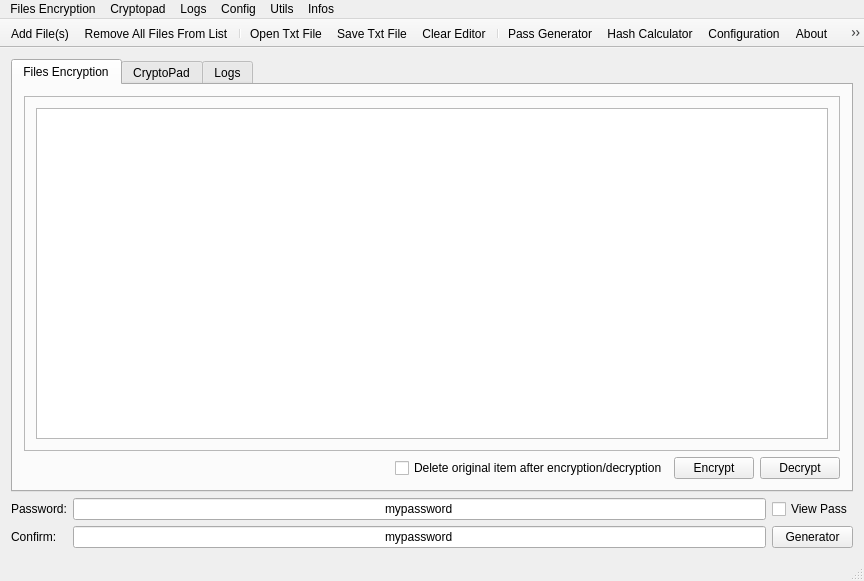
<?xml version="1.0" encoding="UTF-8"?>
<ui version="4.0">
 <class>MainWindow</class>
 <widget class="QMainWindow" name="MainWindow">
  <property name="geometry">
   <rect>
    <x>0</x>
    <y>0</y>
    <width>864</width>
    <height>581</height>
   </rect>
  </property>
  <property name="windowTitle">
   <string notr="true">MyMainWindow</string>
  </property>
  <widget class="QWidget" name="centralWidget">
   <layout class="QVBoxLayout" name="verticalLayout">
    <item>
     <widget class="QTabWidget" name="tabWidget">
      <property name="currentIndex">
       <number>0</number>
      </property>
      <widget class="QWidget" name="tab">
       <attribute name="title">
        <string>Files Encryption</string>
       </attribute>
       <layout class="QVBoxLayout" name="verticalLayout_3">
        <item>
         <widget class="QFrame" name="frame">
          <property name="frameShape">
           <enum>QFrame::Shape::StyledPanel</enum>
          </property>
          <property name="frameShadow">
           <enum>QFrame::Shadow::Raised</enum>
          </property>
          <layout class="QHBoxLayout" name="horizontalLayout_5">
           <item>
            <widget class="QTableView" name="fileListViewCrypto">
             <property name="focusPolicy">
              <enum>Qt::FocusPolicy::ClickFocus</enum>
             </property>
            </widget>
           </item>
          </layout>
         </widget>
        </item>
        <item>
         <layout class="QHBoxLayout" name="horizontalLayout">
          <item>
           <spacer name="horizontalSpacer">
            <property name="orientation">
             <enum>Qt::Orientation::Horizontal</enum>
            </property>
            <property name="sizeHint" stdset="0">
             <size>
              <width>40</width>
              <height>20</height>
             </size>
            </property>
           </spacer>
          </item>
          <item>
           <widget class="QCheckBox" name="CheckDeleteFiles">
            <property name="text">
             <string>Delete original item after encryption/decryption</string>
            </property>
           </widget>
          </item>
          <item>
           <widget class="QPushButton" name="pushEncrypt">
            <property name="text">
             <string>Encrypt</string>
            </property>
            <property name="icon">
             <iconset resource="rsc.qrc">
              <normaloff>:/pixmaps/encrypt.png</normaloff>:/pixmaps/encrypt.png</iconset>
            </property>
           </widget>
          </item>
          <item>
           <widget class="QPushButton" name="pushDecrypt">
            <property name="text">
             <string>Decrypt</string>
            </property>
            <property name="icon">
             <iconset resource="rsc.qrc">
              <normaloff>:/pixmaps/decrypt.png</normaloff>:/pixmaps/decrypt.png</iconset>
            </property>
           </widget>
          </item>
         </layout>
        </item>
       </layout>
      </widget>
      <widget class="QWidget" name="tab_2">
       <attribute name="title">
        <string>CryptoPad</string>
       </attribute>
       <layout class="QVBoxLayout" name="verticalLayout_4">
        <item>
         <widget class="QPlainTextEdit" name="cryptoPadEditor">
          <property name="font">
           <font>
            <family>Monospace</family>
            <pointsize>11</pointsize>
           </font>
          </property>
         </widget>
        </item>
        <item>
         <layout class="QHBoxLayout" name="horizontalLayout_2">
          <item>
           <spacer name="horizontalSpacer_2">
            <property name="orientation">
             <enum>Qt::Orientation::Horizontal</enum>
            </property>
            <property name="sizeHint" stdset="0">
             <size>
              <width>40</width>
              <height>20</height>
             </size>
            </property>
           </spacer>
          </item>
          <item>
           <widget class="QPushButton" name="pushEncryptTxt">
            <property name="text">
             <string>Encrypt</string>
            </property>
            <property name="icon">
             <iconset resource="rsc.qrc">
              <normaloff>:/pixmaps/encrypt.png</normaloff>:/pixmaps/encrypt.png</iconset>
            </property>
           </widget>
          </item>
          <item>
           <widget class="QPushButton" name="pushDecryptTxt">
            <property name="text">
             <string>Decrypt</string>
            </property>
            <property name="icon">
             <iconset resource="rsc.qrc">
              <normaloff>:/pixmaps/decrypt.png</normaloff>:/pixmaps/decrypt.png</iconset>
            </property>
           </widget>
          </item>
         </layout>
        </item>
       </layout>
      </widget>
      <widget class="QWidget" name="tab_3">
       <attribute name="title">
        <string>Logs</string>
       </attribute>
       <layout class="QVBoxLayout" name="verticalLayout_2">
        <item>
         <widget class="QTextEdit" name="textLogs"/>
        </item>
       </layout>
      </widget>
     </widget>
    </item>
    <item>
     <layout class="QGridLayout" name="gridLayout">
      <item row="0" column="0">
       <widget class="QLabel" name="password_label">
        <property name="text">
         <string>Password:</string>
        </property>
       </widget>
      </item>
      <item row="0" column="1">
       <widget class="QLineEdit" name="password_0">
        <property name="text">
         <string notr="true">mypassword</string>
        </property>
        <property name="alignment">
         <set>Qt::AlignmentFlag::AlignCenter</set>
        </property>
        <property name="placeholderText">
         <string notr="true"/>
        </property>
       </widget>
      </item>
      <item row="1" column="1">
       <widget class="QLineEdit" name="password_1">
        <property name="text">
         <string notr="true">mypassword</string>
        </property>
        <property name="alignment">
         <set>Qt::AlignmentFlag::AlignCenter</set>
        </property>
        <property name="placeholderText">
         <string notr="true"/>
        </property>
       </widget>
      </item>
      <item row="1" column="0">
       <widget class="QLabel" name="label">
        <property name="text">
         <string>Confirm:</string>
        </property>
       </widget>
      </item>
      <item row="1" column="2">
       <widget class="QPushButton" name="pushGenerator">
        <property name="text">
         <string>Generator</string>
        </property>
        <property name="icon">
         <iconset resource="rsc.qrc">
          <normaloff>:/pixmaps/alpha-g-circle-outline.svg</normaloff>:/pixmaps/alpha-g-circle-outline.svg</iconset>
        </property>
       </widget>
      </item>
      <item row="0" column="2">
       <widget class="QCheckBox" name="checkViewpass">
        <property name="text">
         <string>View Pass</string>
        </property>
       </widget>
      </item>
     </layout>
    </item>
   </layout>
  </widget>
  <widget class="QMenuBar" name="menuBar">
   <property name="geometry">
    <rect>
     <x>0</x>
     <y>0</y>
     <width>864</width>
     <height>22</height>
    </rect>
   </property>
   <widget class="QMenu" name="menuFile">
    <property name="title">
     <string>Files Encryption</string>
    </property>
    <addaction name="menuAddFiles"/>
    <addaction name="menuClearList"/>
    <addaction name="menuEncryptList"/>
    <addaction name="menuDecryptList"/>
    <addaction name="menuAbortJob"/>
    <addaction name="menuQuit"/>
    <addaction name="menuAddFolder"/>
   </widget>
   <widget class="QMenu" name="menuLog">
    <property name="title">
     <string>Logs</string>
    </property>
    <addaction name="menuSaveLogs"/>
    <addaction name="menuSelectAll"/>
    <addaction name="menuClearLogView"/>
    <addaction name="menuQuit3"/>
   </widget>
   <widget class="QMenu" name="menuConfig">
    <property name="title">
     <string>Config</string>
    </property>
    <widget class="QMenu" name="menuTheme">
     <property name="title">
      <string>Theme</string>
     </property>
     <addaction name="actionThemeDark"/>
     <addaction name="actionThemeLight"/>
     <addaction name="actionThemeClassic"/>
    </widget>
    <addaction name="menuConfiguration"/>
    <addaction name="menuViewToolbar"/>
    <addaction name="menuTheme"/>
   </widget>
   <widget class="QMenu" name="menuPassword_Generator">
    <property name="title">
     <string>Utils</string>
    </property>
    <addaction name="menuGenerator"/>
    <addaction name="menuHashCalculator"/>
    <addaction name="menuArgon2Tests"/>
   </widget>
   <widget class="QMenu" name="menuInfos">
    <property name="title">
     <string>Infos</string>
    </property>
    <addaction name="menuAboutArsenic"/>
    <addaction name="menuAboutQt"/>
   </widget>
   <widget class="QMenu" name="menuCryptopad">
    <property name="title">
     <string>Cryptopad</string>
    </property>
    <addaction name="menuOpenTxt"/>
    <addaction name="menuSaveTxt"/>
    <addaction name="menuSaveTxtAs"/>
    <addaction name="menuClearEditor"/>
    <addaction name="separator"/>
    <addaction name="menuEncryptTxt"/>
    <addaction name="menuDecryptTxt"/>
    <addaction name="menuQuit2"/>
   </widget>
   <addaction name="menuFile"/>
   <addaction name="menuCryptopad"/>
   <addaction name="menuLog"/>
   <addaction name="menuConfig"/>
   <addaction name="menuPassword_Generator"/>
   <addaction name="menuInfos"/>
  </widget>
  <widget class="QStatusBar" name="statusBar"/>
  <widget class="QToolBar" name="toolBar">
   <property name="contextMenuPolicy">
    <enum>Qt::ContextMenuPolicy::NoContextMenu</enum>
   </property>
   <property name="windowTitle">
    <string>toolBar</string>
   </property>
   <property name="accessibleName">
    <string/>
   </property>
   <property name="movable">
    <bool>false</bool>
   </property>
   <property name="iconSize">
    <size>
     <width>20</width>
     <height>20</height>
    </size>
   </property>
   <property name="toolButtonStyle">
    <enum>Qt::ToolButtonStyle::ToolButtonIconOnly</enum>
   </property>
   <attribute name="toolBarArea">
    <enum>TopToolBarArea</enum>
   </attribute>
   <attribute name="toolBarBreak">
    <bool>false</bool>
   </attribute>
   <addaction name="menuAddFiles"/>
   <addaction name="menuClearList"/>
   <addaction name="separator"/>
   <addaction name="menuOpenTxt"/>
   <addaction name="menuSaveTxt"/>
   <addaction name="menuClearEditor"/>
   <addaction name="separator"/>
   <addaction name="menuGenerator"/>
   <addaction name="menuHashCalculator"/>
   <addaction name="menuConfiguration"/>
   <addaction name="menuAboutArsenic"/>
   <addaction name="menuQuit"/>
  </widget>
  <action name="menuAddFiles">
   <property name="icon">
    <iconset resource="rsc.qrc">
     <normaloff>:/pixmaps/add_file.png</normaloff>:/pixmaps/add_file.png</iconset>
   </property>
   <property name="text">
    <string>Add File(s)</string>
   </property>
  </action>
  <action name="menuQuit">
   <property name="icon">
    <iconset resource="rsc.qrc">
     <normaloff>:/pixmaps/close-outline.svg</normaloff>:/pixmaps/close-outline.svg</iconset>
   </property>
   <property name="text">
    <string>Quit</string>
   </property>
  </action>
  <action name="menuSaveLogs">
   <property name="text">
    <string>Save as txt file</string>
   </property>
  </action>
  <action name="menuSelectAll">
   <property name="text">
    <string>Select All</string>
   </property>
  </action>
  <action name="menuConfiguration">
   <property name="icon">
    <iconset resource="rsc.qrc">
     <normaloff>:/pixmaps/settings-outline.svg</normaloff>:/pixmaps/settings-outline.svg</iconset>
   </property>
   <property name="text">
    <string>Configuration</string>
   </property>
  </action>
  <action name="menuGenerator">
   <property name="icon">
    <iconset resource="rsc.qrc">
     <normaloff>:/pixmaps/alpha-g-circle-outline.svg</normaloff>:/pixmaps/alpha-g-circle-outline.svg</iconset>
   </property>
   <property name="text">
    <string>Pass Generator</string>
   </property>
  </action>
  <action name="menuHashCalculator">
   <property name="icon">
    <iconset resource="rsc.qrc">
     <normaloff>:/pixmaps/alpha-h-circle-outline.svg</normaloff>:/pixmaps/alpha-h-circle-outline.svg</iconset>
   </property>
   <property name="text">
    <string>Hash Calculator</string>
   </property>
  </action>
  <action name="menuAboutArsenic">
   <property name="icon">
    <iconset resource="rsc.qrc">
     <normaloff>:/pixmaps/comment-question-outline.svg</normaloff>:/pixmaps/comment-question-outline.svg</iconset>
   </property>
   <property name="text">
    <string>About</string>
   </property>
  </action>
  <action name="menuAboutQt">
   <property name="text">
    <string>About Qt</string>
   </property>
  </action>
  <action name="menuArgon2Tests">
   <property name="text">
    <string>Argon2 tests</string>
   </property>
  </action>
  <action name="menuViewToolbar">
   <property name="checkable">
    <bool>true</bool>
   </property>
   <property name="text">
    <string>View Button Toolbar</string>
   </property>
  </action>
  <action name="menuOpenTxt">
   <property name="icon">
    <iconset resource="rsc.qrc">
     <normaloff>:/pixmaps/open_txt.png</normaloff>:/pixmaps/open_txt.png</iconset>
   </property>
   <property name="text">
    <string>Open Txt File</string>
   </property>
  </action>
  <action name="menuSaveTxt">
   <property name="icon">
    <iconset resource="rsc.qrc">
     <normaloff>:/pixmaps/save_txt.png</normaloff>:/pixmaps/save_txt.png</iconset>
   </property>
   <property name="text">
    <string>Save Txt File</string>
   </property>
  </action>
  <action name="menuEncryptTxt">
   <property name="text">
    <string>Encrypt Editor</string>
   </property>
  </action>
  <action name="menuDecryptTxt">
   <property name="text">
    <string>Decrypt Editor</string>
   </property>
  </action>
  <action name="menuSaveTxtAs">
   <property name="text">
    <string>Save as...</string>
   </property>
  </action>
  <action name="menuClearLogView">
   <property name="text">
    <string>Clear Log View</string>
   </property>
  </action>
  <action name="menuQuit2">
   <property name="text">
    <string>Quit</string>
   </property>
  </action>
  <action name="menuQuit3">
   <property name="text">
    <string>Quit</string>
   </property>
  </action>
  <action name="menuClearEditor">
   <property name="icon">
    <iconset resource="rsc.qrc">
     <normaloff>:/pixmaps/clear_txt.png</normaloff>:/pixmaps/clear_txt.png</iconset>
   </property>
   <property name="text">
    <string>Clear Editor</string>
   </property>
  </action>
  <action name="menuEncryptList">
   <property name="text">
    <string>Encrypt List</string>
   </property>
  </action>
  <action name="menuDecryptList">
   <property name="text">
    <string>Decrypt List</string>
   </property>
  </action>
  <action name="menuAbortJob">
   <property name="text">
    <string>Abort Job</string>
   </property>
  </action>
  <action name="menuClearList">
   <property name="icon">
    <iconset resource="rsc.qrc">
     <normaloff>:/pixmaps/remove_file.png</normaloff>:/pixmaps/remove_file.png</iconset>
   </property>
   <property name="text">
    <string>Remove All Files From List</string>
   </property>
  </action>
  <action name="menuAddFolder">
   <property name="text">
    <string>Add Folder</string>
   </property>
  </action>
  <action name="actionThemeDark">
   <property name="checkable">
    <bool>true</bool>
   </property>
   <property name="text">
    <string>Dark</string>
   </property>
  </action>
  <action name="actionThemeLight">
   <property name="checkable">
    <bool>true</bool>
   </property>
   <property name="checked">
    <bool>true</bool>
   </property>
   <property name="text">
    <string>Light</string>
   </property>
  </action>
  <action name="actionThemeClassic">
   <property name="checkable">
    <bool>true</bool>
   </property>
   <property name="text">
    <string>Classic (platform-nativ)</string>
   </property>
  </action>
 </widget>
 <layoutdefault spacing="6" margin="11"/>
 <tabstops>
  <tabstop>pushEncrypt</tabstop>
  <tabstop>pushDecrypt</tabstop>
  <tabstop>password_0</tabstop>
  <tabstop>password_1</tabstop>
 </tabstops>
 <resources>
  <include location="rsc.qrc"/>
 </resources>
 <connections/>
</ui>
